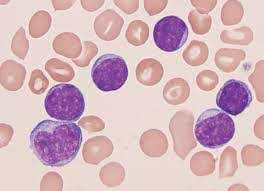
#> input picture dataset/train/img-1.jpg, 264 x 191 px
$ python -i process.py   (imports and definitions only)   (older library calls are emulated)
#> lines starting #> are read from the running program, lines starting #| are printed output that depends on the picture; after the words box and inside, x2 and y2 are one past the last pixel; in counts of white or black regions, pixels touching at a corner belong together; long printed decimals are rounded
# import libraries here
import matplotlib
import matplotlib.pyplot as plt
import numpy as bb8
import cv2

def count_blood_cells(image_path):
    """
    Procedura prima putanju do fotografije i vraca broj crvenih krvnih zrnaca, belih krvnih zrnaca i
    informaciju da li pacijent ima leukemiju ili ne, na osnovu odnosa broja krvnih zrnaca

    Ova procedura se poziva automatski iz main procedure i taj deo kod nije potrebno menjati niti implementirati.

    :param image_path: <String> Putanja do ulazne fotografije.
    :return: <int>  Broj prebrojanih crvenih krvnih zrnaca,
             <int> broj prebrojanih belih krvnih zrnaca,
             <bool> da li pacijent ima leukemniju (True ili False)
    """
    # TODO - Prebrojati crvena i bela krvna zrnca i vratiti njihov broj kao povratnu vrednost ove procedure

    # TODO - Odrediti da li na osnovu broja krvnih zrnaca pacijent ima leukemiju i vratiti True/False kao povratnu vrednost ove procedure

    white_blood_cell_count, not_important, wbc_area = count_wbc(image_path)
#> in count_wbc, img is the input picture: shape (191, 264, 3); mean B, G, R 189, 183.6, 214
    red_blood_cell_count, rbc_area = count_red_blood_cells(image_path)

    data = image_path.split(';')
    picture = data[0].split('-')
    number = picture[1].split('.')

    has_leukemia = patient_has_leukemia(white_blood_cell_count, red_blood_cell_count)
    print("number: ", number, red_blood_cell_count, white_blood_cell_count,has_leukemia)
    print("     WBC area: ", wbc_area," RBC area: ",rbc_area)
    print("     Ratio: ", float(wbc_area/rbc_area), " Leukemia? : ", has_leukemia)
    return red_blood_cell_count, white_blood_cell_count, has_leukemia

# In[1]:
def patient_has_leukemia(wbc_cnt, rbc_cnt):
    has_leukemia = None
    try:
        var = float(wbc_cnt / rbc_cnt)
        has_leukemia = (False, True)[var > 0.09]
    except:
        has_leukemia = True

    return has_leukemia
# In[2]:
def split2hsv(img):
    img = cv2.cvtColor(img, cv2.COLOR_RGB2HSV)
#> img: shape (191, 264, 3); mean H, S, V 36.8, 49.4, 216.9
    h, s, v = cv2.split(img)
#> in count_wbc, `ret, img_bin = cv2.threshold(s, 0, 255, cv2.THRESH_OTSU)`:
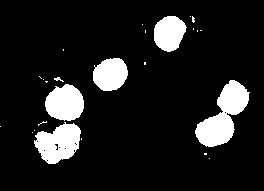
#> img_bin: shape (191, 264); 12% white; 25 white regions (19 under 20 px), largest, box (x1, y1, x2, y2) and area: (195, 80, 250, 147) 1779, (34, 122, 81, 164) 1300, (45, 84, 84, 121) 1100, (93, 58, 128, 91) 902, (154, 16, 187, 52) 875, (54, 77, 64, 82) 23
#> in count_wbc, `ret, img_bin = cv2.threshold(s, 0, 255, cv2.THRESH_OTSU)`: ret = 82
    return h, s, v
# In[3]:
# [12 lines left out: function remove_inner_contour_rbc, not called in this run]
# In[4]:
def do_floodfill(img_bin):
    height, width = img_bin.shape[:2]
    img_for_floodfill = img_bin.copy()

    mask = bb8.zeros((height+2, width+2), bb8.uint8)
    cv2.floodFill(img_for_floodfill, mask, (0,0), 255)
#> img_for_floodfill: shape (191, 264); 99.8% white; 1 black region, box (x1, y1, x2, y2) and area: (52, 141, 69, 153) 102
    floodfill_inverted = cv2.bitwise_not(img_for_floodfill)
    img_floodfilled = img_bin | floodfill_inverted
#> img_floodfilled: shape (191, 264); 8.2% white; 6 white regions, box (x1, y1, x2, y2) and area: (38, 126, 78, 161) 874, (48, 87, 81, 118) 794, (198, 114, 232, 144) 691, (96, 61, 125, 88) 629, (157, 19, 184, 49) 606, (220, 83, 246, 112) 538
#> in count_wbc, `ret, sure_fg = cv2.threshold(dist_transform, 0.1 * dist_transform.max(..`: ret = 1.4
    return img_floodfilled
# In[5]:
def draw_contour(img_bin):
    img_cont, contours, hierarchy = cv2.findContours(img_bin, cv2.RETR_TREE, cv2.CHAIN_APPROX_SIMPLE)
#> contours = 6 contours; box (x1, y1, x2, y2) and area: (39, 127, 77, 160) 700, (49, 88, 80, 117) 658, (199, 115, 231, 143) 562, (97, 62, 124, 87) 510, (158, 20, 183, 48) 487, (221, 84, 245, 111) 432
    cv2.drawContours(img_cont, contours, -1, (255, 0, 0), 1)
    return img_cont, contours, hierarchy


# In[6]:
def remove_inner_and_small_contours(img, contours, hierarchy):
    i = 0
    new_contours = []
    cells_area = 0.0
    for contour in contours:
        if hierarchy[0, i, 3] == -1 and cv2.contourArea(contour) > 160.0:
            new_contours.append(contour)
            cells_area = cells_area + cv2.contourArea(contour)
        i = i + 1
#> this loop made 6 passes
#> cells_area on passes 1 to 6: 699.5, 1262, 1920.5, 2352, 2862, 3349
#> after the loop, cells_area = 3349; i = 6; new_contours has the same summary as contours in draw_contour

    cv2.drawContours(img, new_contours, -1, (255, 0, 0), 1)
#> in count_wbc, `img_contoured_final, new_contours, wbc_area = remove_inner_and_small_c..`: new_contours has the same summary as contours in draw_contour; wbc_area = 3349
#> in count_wbc, `wbc_cnt = len(new_contours)`: wbc_cnt = 6
#> in count_blood_cells, `white_blood_cell_count, not_important, wbc_area = count_wbc(image_path)`: wbc_area = 3349
    return img, new_contours, cells_area


# In[7]:
# [32 lines left out: functions brightness_up, brightness_down, smoothen_img, not called in this run]


# In[10]:
def contrastLab(img_in_bgr):
    img_lab= cv2.cvtColor(img_in_bgr, cv2.COLOR_BGR2LAB)
#> img_lab: shape (191, 264, 3); mean of channels 0, 1, 2 197.1, 140.3, 129.2
    l, a, b = cv2.split(img_lab)
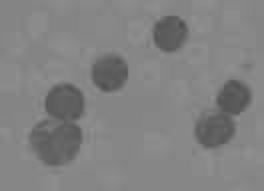
#> b: shape (191, 264); min 78, max 145, mean 129.2
    clahe_stuff = cv2.createCLAHE(clipLimit=3.0, tileGridSize=(8,8))
    cl = clahe_stuff.apply(l)

    limg = cv2.merge((cl,a,b))
#> limg: shape (191, 264, 3); mean of channels 0, 1, 2 175.7, 140.3, 129.2


    contrasted_lab_img = cv2.cvtColor(limg, cv2.COLOR_LAB2BGR)

    return contrasted_lab_img

# In[11]:
# [8 lines left out: function prepare_rbc_img_for_threshold, not called in this run]

# In[12]:
def count_red_blood_cells(img_path):
    img = cv2.imread(img_path)
    img_copy = img.copy()
    #img = brightness_down(img)
    #img_smoothen = smoothen_img(img)
    img_contrast = contrastLab(img)
    # plt.imshow(img_contrast)
    img_hsv = cv2.cvtColor(img_contrast, cv2.COLOR_BGR2HSV)
#> img_hsv: shape (191, 264, 3); mean H, S, V 36.9, 58.9, 193.9
    img_bgr = cv2.cvtColor(img_hsv, cv2.COLOR_HSV2BGR)
    img_gs = cv2.cvtColor(img_bgr, cv2.COLOR_BGR2GRAY)
    img_t = 0 - img_gs
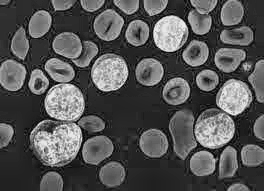
#> img_t: shape (191, 264); min 2, max 239, mean 85
    ret, thresh = cv2.threshold(img_t, 0, 255, cv2.THRESH_BINARY_INV + cv2.THRESH_OTSU)
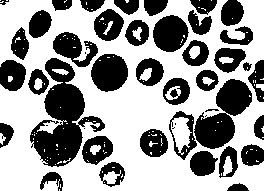
#> thresh: shape (191, 264); 59.9% white; 45 black regions (6 under 20 px), largest, box (x1, y1, x2, y2) and area: (30, 58, 105, 167) 3548, (194, 79, 252, 149) 2082, (91, 54, 128, 92) 1088
#> ret = 95
    img_bin = 255 - thresh

    kernel_ellipse = cv2.getStructuringElement(cv2.MORPH_ELLIPSE, (3, 3))
    kernel_cross = cv2.getStructuringElement(cv2.MORPH_CROSS, (3, 3))
    kernel_rect = cv2.getStructuringElement(cv2.MORPH_RECT, (3, 3))

    dilation = cv2.erode(thresh, kernel_ellipse, iterations=1)
#> dilation: shape (191, 264); 51.5% white; 34 black regions, largest, box (x1, y1, x2, y2) and area: (29, 57, 114, 168) 4846, (168, 78, 253, 161) 3035, (90, 53, 129, 93) 1204
    dilation = cv2.erode(dilation, kernel_cross, iterations=1)
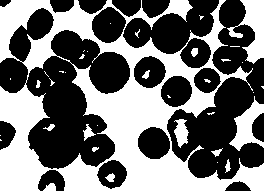
#> dilation: shape (191, 264); 44.4% white; 37 white regions (23 under 20 px), largest, box (x1, y1, x2, y2) and area: (0, 0, 264, 191) 19550, (227, 0, 264, 64) 1096, (229, 96, 264, 151) 824
    white_mask = count_wbc(img_path)[1]
#> the loop in remove_inner_and_small_contours (call 2), `for contour in contours:` made 6 passes
    dd = white_mask + dilation
#> dd: shape (191, 264); 56.4% white; 26 black regions (8 under 20 px), largest, box (x1, y1, x2, y2) and area: (0, 8, 130, 169) 6951, (167, 0, 264, 180) 5948, (123, 0, 219, 68) 2418
    erode_dd = cv2.dilate(dd, kernel_ellipse, iterations=2)
#> erode_dd: shape (191, 264); 71.8% white; 50 black regions (16 under 20 px), largest, box (x1, y1, x2, y2) and area: (190, 144, 264, 178) 1320, (214, 47, 264, 102) 976, (53, 32, 98, 67) 887
    erode_dd = cv2.dilate(erode_dd, kernel_cross, iterations=1)
#> erode_dd: shape (191, 264); 78.2% white; 54 black regions (18 under 20 px), largest, box (x1, y1, x2, y2) and area: (191, 145, 264, 177) 1041, (54, 33, 97, 66) 725, (95, 10, 123, 40) 597
    closing = cv2.morphologyEx(erode_dd, cv2.MORPH_OPEN, kernel_ellipse, iterations=3)
    erode_dd = cv2.erode(closing, kernel_cross, iterations=2)
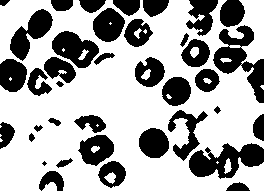
#> erode_dd: shape (191, 264); 66.5% white; 38 black regions (1 under 20 px), largest, box (x1, y1, x2, y2) and area: (213, 25, 264, 103) 1599, (189, 143, 264, 179) 1560, (52, 31, 99, 68) 1029

    erode_dd = 255 - erode_dd
#> erode_dd: shape (191, 264); 33.5% white; 38 white regions (1 under 20 px)
    img_cont, contours, hierarchy = draw_contour(erode_dd)
#> in draw_contour (call 3), `img_cont, contours, hierarchy = cv2.findContours(img_bin, cv2.RETR_TRE..`: contours = 59 contours, 10 with area under 20; largest, box (x1, y1, x2, y2) and area: (189, 143, 264, 179) 1530, (213, 25, 264, 103) 1530, (52, 31, 99, 68) 1034, (10, 9, 53, 61) 935, (93, 8, 125, 42) 744
    img_contoured_final, new_contours, rbc_area = remove_inner_and_small_contours(img_copy, contours, hierarchy)
#> the loop in remove_inner_and_small_contours (call 3), `for contour in contours:` made 59 passes
#> cells_area on passes 2, 3, 7, 11, 14, 16, 18, 20: 273, 779.5, 2309, 3047, 3712, 3948.5, 4252, 4450
#> after the loop in remove_inner_and_small_contours (call 3), `for contour in contours:`: cells_area = 15566.5; i = 59; new_contours = 27 contours; largest, box (x1, y1, x2, y2) and area: (189, 143, 264, 179) 1530, (213, 25, 264, 103) 1530, (52, 31, 99, 68) 1034, (10, 9, 53, 61) 935, (93, 8, 125, 42) 744
#> in remove_inner_and_small_contours (call 3), `cv2.drawContours(img, new_contours, -1, (255, 0, 0), 1)`:
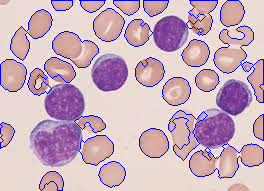
#> img: shape (191, 264, 3); mean B, G, R 192.3, 173.4, 202.1
#> rbc_area = 15566.5
    red = (len(new_contours))
#> red = 27
    plt.imshow(img_contoured_final)
    plt.show()
    return red,rbc_area

# In[13]:
def count_wbc(img_path):
    img = cv2.imread(img_path)
    img_copy = img.copy()
    img = cv2.cvtColor(img, cv2.COLOR_BGR2RGB)
    h, s, v = split2hsv(img)
    # plt.imshow(s,'gray')
    ret, img_bin = cv2.threshold(s, 0, 255, cv2.THRESH_OTSU)
    # plt.imshow(image_bin,'gray')
    kernel_ellipse = cv2.getStructuringElement(cv2.MORPH_ELLIPSE, (3, 3))
    kernel_cross = cv2.getStructuringElement(cv2.MORPH_CROSS, (3, 3))

    img_bin_opening = cv2.morphologyEx(img_bin, cv2.MORPH_OPEN, kernel_ellipse)
    # plt.imshow(img_bin_opening,'gray')
    img_bin_eroded= cv2.erode(img_bin_opening, kernel_ellipse, iterations=2)
    img_bin_eroded = cv2.erode(img_bin_eroded, kernel_cross, iterations=1)

    ff = do_floodfill(img_bin_eroded)
    # plt.imshow(ff,'gray')
    # img_bin_erode_ff = cv2.erode(ff,bb8.ones((4,4),bb8.uint8),iterations = 3)
    dist_transform = cv2.distanceTransform(ff, cv2.DIST_L2, 5)
    ret, sure_fg = cv2.threshold(dist_transform, 0.1 * dist_transform.max(), 255, 0)

    sure_fg = bb8.uint8(sure_fg)
    plt.imshow(sure_fg)
    plt.show()
    img_cont, contours, hierarchy = draw_contour(sure_fg)
    img_contoured_final, new_contours, wbc_area = remove_inner_and_small_contours(img_copy, contours, hierarchy)
    #print(len(new_contours))
    wbc_cnt = len(new_contours)
    #plt.imshow(img_contoured_final)
    return wbc_cnt,img_bin,wbc_area

>>> result = count_blood_cells('dataset/train/img-1.jpg')
#> in count_blood_cells, `red_blood_cell_count, rbc_area = count_red_blood_cells(image_path)`: rbc_area = 15566.5
#> in patient_has_leukemia, `var = float(wbc_cnt / rbc_cnt)`: var = 0.222
#> in patient_has_leukemia, `has_leukemia = (False, True)[var > 0.09]`: has_leukemia = True
#| number:  ['1', 'jpg'] 27 6 True
#|      WBC area:  3349.0  RBC area:  15566.5
#|      Ratio:  0.2151  Leukemia? :  True
#> result = (27, 6, True)

$ run again, on dataset/train/img-3.jpg
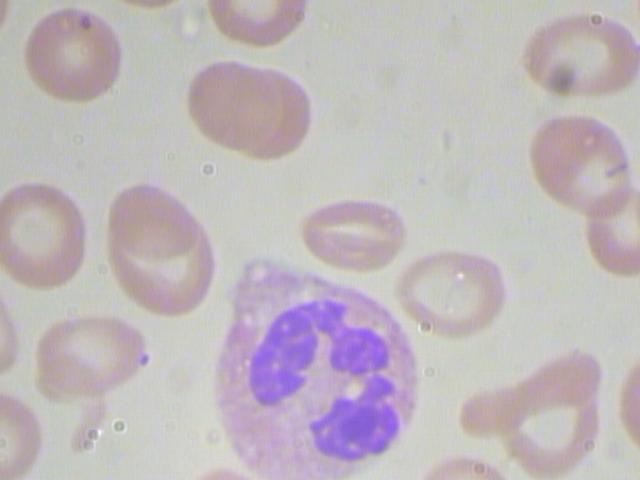
#> input picture dataset/train/img-3.jpg, 640 x 480 px
#> in count_wbc, img is the input picture: shape (480, 640, 3); mean B, G, R 188.1, 183.6, 191.8
#> in count_wbc, `ret, img_bin = cv2.threshold(s, 0, 255, cv2.THRESH_OTSU)`:
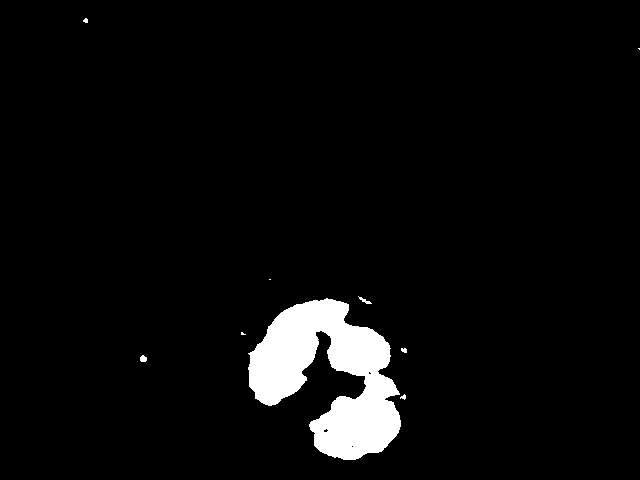
#> img_bin: shape (480, 640); 4.4% white; 9 white regions (4 under 20 px), largest, box (x1, y1, x2, y2) and area: (248, 298, 401, 460) 13427, (140, 355, 147, 362) 39, (358, 296, 372, 304) 38, (401, 348, 407, 353) 24, (400, 394, 406, 400) 21
#> in count_wbc, `ret, img_bin = cv2.threshold(s, 0, 255, cv2.THRESH_OTSU)`: ret = 64
#> img_bin_opening: shape (480, 640); 4.4% white; 7 white regions (3 under 20 px), largest, box (x1, y1, x2, y2) and area: (248, 298, 401, 460) 13418, (140, 355, 147, 362) 38, (359, 297, 371, 304) 32, (401, 348, 407, 353) 22
#> img_for_floodfill: shape (480, 640); 100% white; 3 black regions, box (x1, y1, x2, y2) and area: (321, 426, 331, 435) 53, (366, 369, 374, 377) 36, (349, 443, 356, 450) 25
#> img_floodfilled: shape (480, 640); 3.7% white; 2 white regions (1 under 20 px), largest, box (x1, y1, x2, y2) and area: (251, 301, 398, 457) 11347
#> in count_wbc, `ret, sure_fg = cv2.threshold(dist_transform, 0.1 * dist_transform.max(..`: ret = 2.62
#> in draw_contour, `img_cont, contours, hierarchy = cv2.findContours(img_bin, cv2.RETR_TRE..`: contours = 1 contour; box (x1, y1, x2, y2) and area: (253, 304, 396, 455) 9390
#> the loop in remove_inner_and_small_contours, `for contour in contours:` made 1 pass
#> (cells_area, i) on pass 1: (9389.5, 1)
#> after the loop in remove_inner_and_small_contours, `for contour in contours:`: cells_area = 9389.5; i = 1; new_contours has the same summary as contours in draw_contour
#> in count_wbc, `img_contoured_final, new_contours, wbc_area = remove_inner_and_small_c..`: new_contours has the same summary as contours in draw_contour; wbc_area = 9389.5
#> wbc_cnt = 1
#> in count_blood_cells, `white_blood_cell_count, not_important, wbc_area = count_wbc(image_path)`: wbc_area = 9389.5
#> img_lab: shape (480, 640, 3); mean of channels 0, 1, 2 192.5, 131.9, 126.8
#> limg: shape (480, 640, 3); mean of channels 0, 1, 2 178.8, 131.9, 126.8
#> img_hsv: shape (480, 640, 3); mean H, S, V 73.4, 24.7, 181.7
#> thresh: shape (480, 640); 67.2% white; 51 black regions (24 under 20 px), largest, box (x1, y1, x2, y2) and area: (220, 261, 415, 475) 22659, (109, 185, 214, 316) 9305, (189, 62, 310, 159) 8845
#> in count_red_blood_cells, `ret, thresh = cv2.threshold(img_t, 0, 255, cv2.THRESH_BINARY_INV + cv2..`: ret = 97
#> the loop in remove_inner_and_small_contours (call 2), `for contour in contours:` made 1 pass
#> in draw_contour (call 3), `img_cont, contours, hierarchy = cv2.findContours(img_bin, cv2.RETR_TRE..`: contours = 45 contours, 3 with area under 20; largest, box (x1, y1, x2, y2) and area: (460, 349, 601, 480) 10954, (108, 184, 215, 317) 10544, (531, 116, 640, 277) 9962, (188, 61, 311, 160) 9011, (218, 260, 416, 469) 8939
#> the loop in remove_inner_and_small_contours (call 3), `for contour in contours:` made 45 passes
#> cells_area on passes 1, 3, 5, 6, 12, 14, 15, 18: 196, 1260, 1736, 2006.5, 4391, 5493, 16447, 24508
#> after the loop in remove_inner_and_small_contours (call 3), `for contour in contours:`: cells_area = 102073; i = 45; new_contours = 20 contours; largest, box (x1, y1, x2, y2) and area: (460, 349, 601, 480) 10954, (108, 184, 215, 317) 10544, (531, 116, 640, 277) 9962, (188, 61, 311, 160) 9011, (218, 260, 416, 469) 8939
#> in remove_inner_and_small_contours (call 3), `cv2.drawContours(img, new_contours, -1, (255, 0, 0), 1)`:
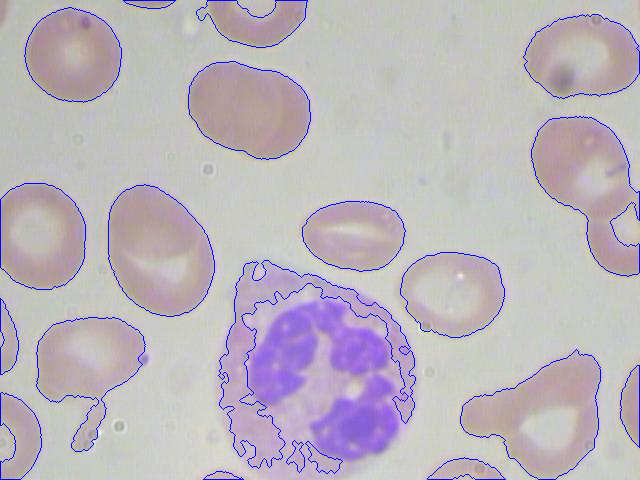
#> img: shape (480, 640, 3); mean B, G, R 189.4, 180.3, 188.2
#> in count_red_blood_cells, `img_contoured_final, new_contours, rbc_area = remove_inner_and_small_c..`: rbc_area = 102073
#> red = 20
#> in count_blood_cells, `red_blood_cell_count, rbc_area = count_red_blood_cells(image_path)`: rbc_area = 102073
#> var = 0.05
#> in patient_has_leukemia, `has_leukemia = (False, True)[var > 0.09]`: has_leukemia = False
#| number:  ['3', 'jpg'] 20 1 False
#|      WBC area:  9389.5  RBC area:  102073.0
#|      Ratio:  0.09199  Leukemia? :  False
#> result = (20, 1, False)
